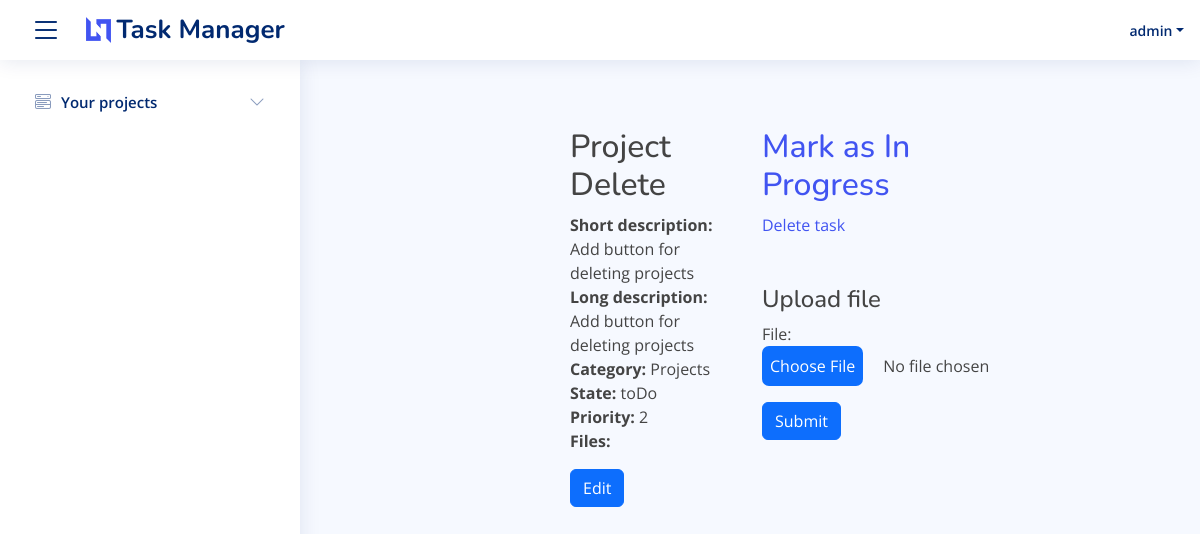
Page /tasks/tasksList/4/taskDetail/13/ (signed in) on the earlier database version.
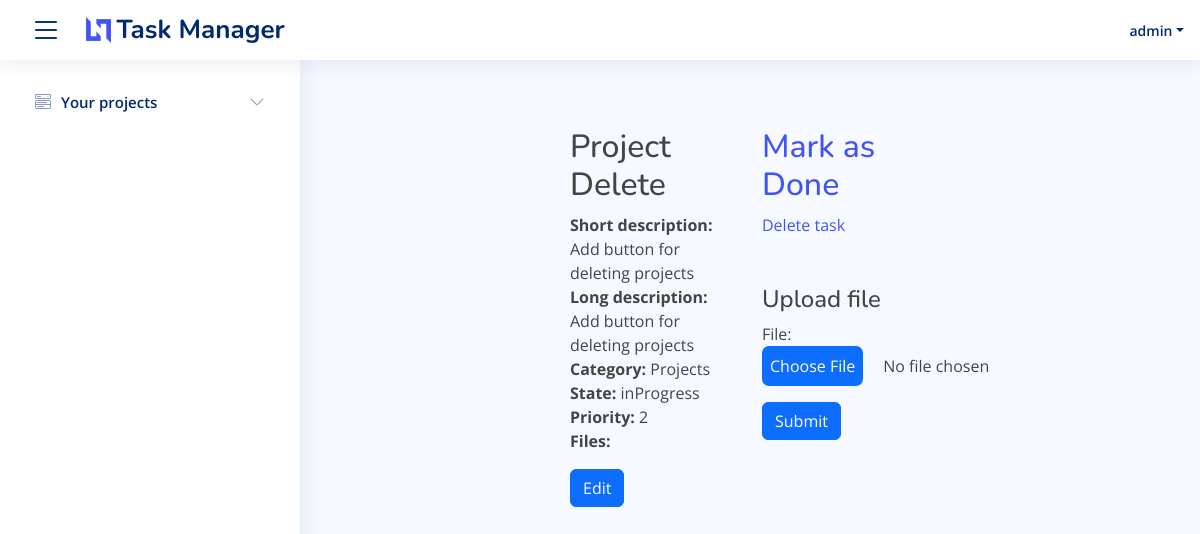
Same page on the later database version.
### tasks/models.py (models this page shows, shortened)
class Task(models.Model):
    name = models.CharField(max_length=100)
    shortDescription = models.CharField(max_length=100)
    longDescription = models.CharField(max_length=500)
    category = models.CharField(max_length=50)
    stateOptions = models.TextChoices('state', 'toDo inProgress done')
    state = models.CharField(blank=True, max_length=10, choices=stateOptions.choices)
    priority = models.IntegerField()
    createdBy = models.ForeignKey(
        settings.AUTH_USER_MODEL,
        on_delete=models.CASCADE,
        default=1
    )
    filePath = models.CharField(max_length=500, default='')
    projectName = models.ForeignKey(Project, on_delete=models.CASCADE)

### tasks/views/views.py (the view)
# urls.py: path('tasksList/<int:projectId>/taskDetail/<int:taskId>/', views.taskDetail, name='taskDetail'),
@login_required
def taskDetail(request, projectId, taskId):
    projects = Project.objects.filter(createdBy=request.user)
    task = Task.objects.get(id=taskId)
    files = File.objects.filter(originTask=taskId)
    form = UploadFileForm()
    return render(request, 'taskDetail.html', {'task': task, 'form': form, 'projectId': projectId, 'projects' : projects, 'files': files})

### tasks/forms.py
class UploadFileForm(forms.Form):
    file = forms.FileField()

### templates/taskDetail.html (shortened to what this page needs)
{% extends "base.html" %}
    {% block content %}
    <div class="container-fluid p-5">
        <div class="row justify-content-center">
            <div class="col-md-3 grey">
                <h2>
                    {{ task.name }}
                </h2>
                <span class="d-block">
                    <p class="d-inline fw-bold">Short description: </p>
                    <p class="d-inline">{{ task.shortDescription }}</p>
                </span>
                <span class="d-block">
                    <p class="d-inline fw-bold">Long description: </p>
                    <p class="d-inline">{{ task.longDescription }}</p>
                </span>
                <span class="d-block">
                    <p class="d-inline fw-bold">Category: </p>
                    <p class="d-inline">{{ task.category }}</p>
                </span>
                <span class="d-block">
                    <p class="d-inline fw-bold">State: </p>
                    <p class="d-inline">{{ task.state }}</p>
                </span>
                <span class="d-block">
                    <p class="d-inline fw-bold">Priority: </p>
                    <p class="d-inline">{{ task.priority }}</p>
                </span>
                <span class="d-block">
                    <p class="d-inline fw-bold">Files: </p>
                </span>
                <a href="{% url 'editTask' projectId task.id %}">
                    <button class="btn btn-primary">
                        Edit
                    </button>
                </a>
            </div>
            <div class="col-md-3">
                <a href="{% url 'taskStateChange' projectId task.id %}">
                    {% if task.state == 'toDo' %}
                        <h2>
                            Mark as In Progress
                        </h2>
                    {% elif task.state == 'inProgress' %}
                        <h2>
                            Mark as Done
                        </h2>
                    {% endif %}
                </a>
                <a href="{% url 'deleteTaskConfirm' projectId task.id %}">
                    Delete task
                </a>
                <div class="row mt-5">
                    <h4>Upload file</h4>
                    <form action="{% url 'uploadFile' projectId task.id %}" method="POST" enctype="multipart/form-data">
                        <form>
                            {{ form.as_p }}
                            <button type="submit" class="btn btn-primary">Submit</button>
                        </form>
                    </form>
                </div>
            </div>
        </div>
    </div>
    {% endblock %}

Differences in the rows shown:
changed Task "Project Delete": state "toDo" → "inProgress"
Other differences:
text no longer shown: "Mark as In Progress"
text now shown: "Mark as Done"
